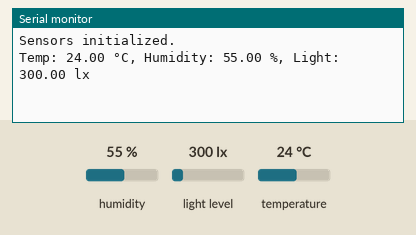
Simulated run of this program. Board: ESP32-S2. Shown: the last lines printed to the serial monitor. The test bench sets the inputs (shaded band); at power-on: humidity 55 %, light level 300 lx, temperature 24 °C.

Above: at 2.2 s.
2.3 s: humidity set to 22 %
At 7.3 s:
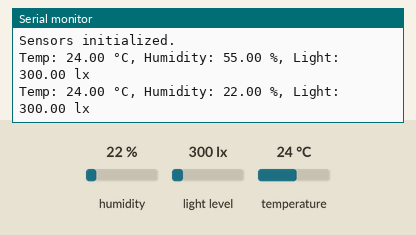
8.3 s: light level set to 40 lx
At 12.6 s:
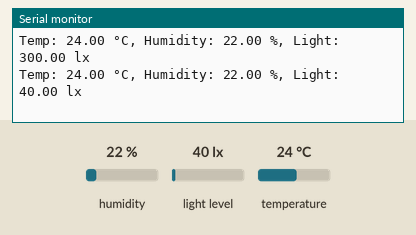
14.3 s: temperature set to 12 °C
At 16.7 s:
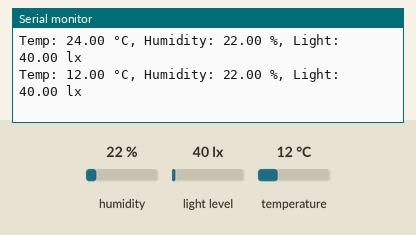

The program:

main.cpp
```cpp
#include <Arduino.h>
#include <Wire.h>
#include <Adafruit_SHT31.h>
#include <BH1750.h>

#define SDA_PIN 18
#define SCL_PIN 35

Adafruit_SHT31 sht30 = Adafruit_SHT31();
BH1750 lightMeter;

void setup() {
  Serial.begin(115200);
  delay(1000);

  Wire.begin(SDA_PIN, SCL_PIN);

  if (!sht30.begin(0x44)) {
    Serial.println("Couldn't find SHT30");
    while (1) delay(1);
  }

  if (!lightMeter.begin(BH1750::CONTINUOUS_HIGH_RES_MODE)) {
    Serial.println("Couldn't find BH1750");
    while (1) delay(1);
  }

  Serial.println("Sensors initialized.");
}

void loop() {
  float temperature = sht30.readTemperature();
  float humidity = sht30.readHumidity();
  float lux = lightMeter.readLightLevel();

  Serial.printf("Temp: %.2f °C, Humidity: %.2f %%, Light: %.2f lx\n",
                temperature, humidity, lux);

  delay(5000);
}
```

Measured:
- after the input at 2.3 s, the serial monitor: prints a new line after 3.8 s (image 1)
- after the input at 8.3 s, the serial monitor: prints a new line after 2.8 s (image 2)
- after the input at 14.3 s, the serial monitor: prints a new line after 1.9 s (image 3)
